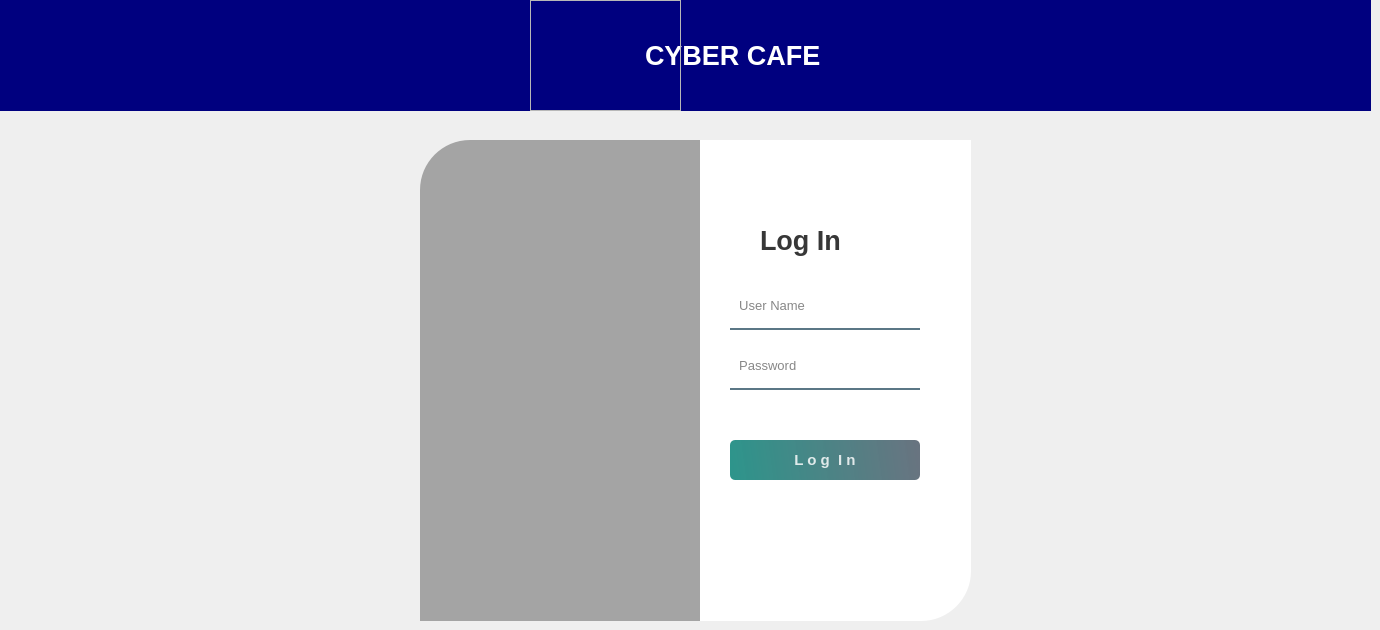
   <widget class="QWidget" name="page_2">
    <widget class="QLabel" name="label_2">
     <property name="geometry">
      <rect>
       <x>0</x>
       <y>0</y>
       <width>1371</width>
       <height>111</height>
      </rect>
     </property>
     <property name="font">
      <font>
       <pointsize>20</pointsize>
       <weight>75</weight>
       <bold>true</bold>
       <underline>false</underline>
      </font>
     </property>
     <property name="layoutDirection">
      <enum>Qt::LeftToRight</enum>
     </property>
     <property name="styleSheet">
      <string notr="true">background-color: rgb(0, 0, 127);
color: rgb(255, 255, 255);</string>
     </property>
     <property name="frameShadow">
      <enum>QFrame::Plain</enum>
     </property>
     <property name="text">
      <string>                                                                                      CYBER CAFE</string>
     </property>
    </widget>
    <widget class="QFrame" name="frame_5">
     <property name="geometry">
      <rect>
       <x>530</x>
       <y>0</y>
       <width>151</width>
       <height>111</height>
      </rect>
     </property>
     <property name="styleSheet">
      <string notr="true">border-image: url(:/newPrefix/logo.jpeg);</string>
     </property>
     <property name="frameShape">
      <enum>QFrame::StyledPanel</enum>
     </property>
     <property name="frameShadow">
      <enum>QFrame::Raised</enum>
     </property>
    </widget>
    <widget class="QWidget" name="widget" native="true">
     <property name="geometry">
      <rect>
       <x>380</x>
       <y>140</y>
       <width>601</width>
       <height>481</height>
      </rect>
     </property>
     <property name="styleSheet">
      <string notr="true">QPushButton#pushButton{
	background-color: qlineargradient(spread:pad, x1:0, y1:0.505682, x2:1, y2:0.477, stop:0 rgba(11, 131, 120, 219), stop:1 rgba(85, 98, 112, 226));
	color:rgba(255, 255, 255, 210);
	border-radius:5px;
}

QPushButton#pushButton:hover{
	background-color: qlineargradient(spread:pad, x1:0, y1:0.505682, x2:1, y2:0.477, stop:0 rgba(150, 123, 111, 219), stop:1 rgba(85, 81, 84, 226));
}

QPushButton#pushButton:pressed{
	padding-left:5px;
	padding-top:5px;
	background-color:rgba(150, 123, 111, 255);
}

QPushButton#pushButton_2, #pushButton_3, #pushButton_4, #pushButton_5{
	background-color: rgba(0, 0, 0, 0);
	color:rgba(85, 98, 112, 255);
}

QPushButton#pushButton_2:hover, #pushButton_3:hover, #pushButton_4:hover, #pushButton_5:hover{
	color: rgba(131, 96, 53, 255);
}

QPushButton#pushButton_2:pressed, #pushButton_3:pressed, #pushButton_4:pressed, #pushButton_5:pressed{
	padding-left:5px;
	padding-top:5px;
	color:rgba(91, 88, 53, 255);
}

</string>
     </property>
     <widget class="QLabel" name="label_3">
      <property name="geometry">
       <rect>
        <x>40</x>
        <y>30</y>
        <width>280</width>
        <height>430</height>
       </rect>
      </property>
      <property name="styleSheet">
       <string notr="true">border-image: url(:/images/background.jpg);
border-top-left-radius: 50px;</string>
      </property>
      <property name="text">
       <string/>
      </property>
     </widget>
     <widget class="QLabel" name="label_4">
      <property name="geometry">
       <rect>
        <x>40</x>
        <y>0</y>
        <width>281</width>
        <height>481</height>
       </rect>
      </property>
      <property name="styleSheet">
       <string notr="true">background-color:rgba(0, 0, 0, 80);
border-image: url(:/newPrefix/background.jpg);
border-top-left-radius: 50px;</string>
      </property>
      <property name="text">
       <string/>
      </property>
      <property name="pixmap">
       <pixmap>../background.jpg</pixmap>
      </property>
      <property name="scaledContents">
       <bool>true</bool>
      </property>
     </widget>
     <widget class="QLabel" name="label_5">
      <property name="geometry">
       <rect>
        <x>320</x>
        <y>0</y>
        <width>271</width>
        <height>481</height>
       </rect>
      </property>
      <property name="styleSheet">
       <string notr="true">background-color:rgba(255, 255, 255, 255);
border-bottom-right-radius: 50px;</string>
      </property>
      <property name="text">
       <string/>
      </property>
     </widget>
     <widget class="QLabel" name="label_6">
      <property name="geometry">
       <rect>
        <x>380</x>
        <y>80</y>
        <width>100</width>
        <height>40</height>
       </rect>
      </property>
      <property name="font">
       <font>
        <pointsize>20</pointsize>
        <weight>75</weight>
        <bold>true</bold>
       </font>
      </property>
      <property name="styleSheet">
       <string notr="true">color:rgba(0, 0, 0, 200);</string>
      </property>
      <property name="text">
       <string>Log In</string>
      </property>
     </widget>
     <widget class="QLineEdit" name="lineEdit">
      <property name="geometry">
       <rect>
        <x>350</x>
        <y>150</y>
        <width>190</width>
        <height>40</height>
       </rect>
      </property>
      <property name="font">
       <font>
        <pointsize>10</pointsize>
       </font>
      </property>
      <property name="styleSheet">
       <string notr="true">background-color:rgba(0, 0, 0, 0);
border:none;
border-bottom:2px solid rgba(46, 82, 101, 200);
color:rgba(0, 0, 0, 240);
padding-bottom:7px;</string>
      </property>
      <property name="placeholderText">
       <string>  User Name</string>
      </property>
     </widget>
     <widget class="QLineEdit" name="lineEdit_2">
      <property name="geometry">
       <rect>
        <x>350</x>
        <y>210</y>
        <width>190</width>
        <height>40</height>
       </rect>
      </property>
      <property name="font">
       <font>
        <pointsize>10</pointsize>
       </font>
      </property>
      <property name="styleSheet">
       <string notr="true">background-color:rgba(0, 0, 0, 0);
border:none;
border-bottom:2px solid rgba(46, 82, 101, 200);
color:rgba(0, 0, 0, 240);
padding-bottom:7px;</string>
      </property>
      <property name="echoMode">
       <enum>QLineEdit::Password</enum>
      </property>
      <property name="placeholderText">
       <string>  Password</string>
      </property>
     </widget>
     <widget class="QPushButton" name="pushButton">
      <property name="geometry">
       <rect>
        <x>350</x>
        <y>300</y>
        <width>190</width>
        <height>40</height>
       </rect>
      </property>
      <property name="font">
       <font>
        <pointsize>11</pointsize>
        <weight>75</weight>
        <bold>true</bold>
       </font>
      </property>
      <property name="text">
       <string>L o g  I n</string>
      </property>
     </widget>
     <widget class="QLabel" name="label_7">
      <property name="geometry">
       <rect>
        <x>301</x>
        <y>345</y>
        <width>181</width>
        <height>16</height>
       </rect>
      </property>
      <property name="styleSheet">
       <string notr="true">color:rgba(0, 0, 0, 210);</string>
      </property>
      <property name="text">
       <string/>
      </property>
     </widget>
    </widget>
   </widget>
